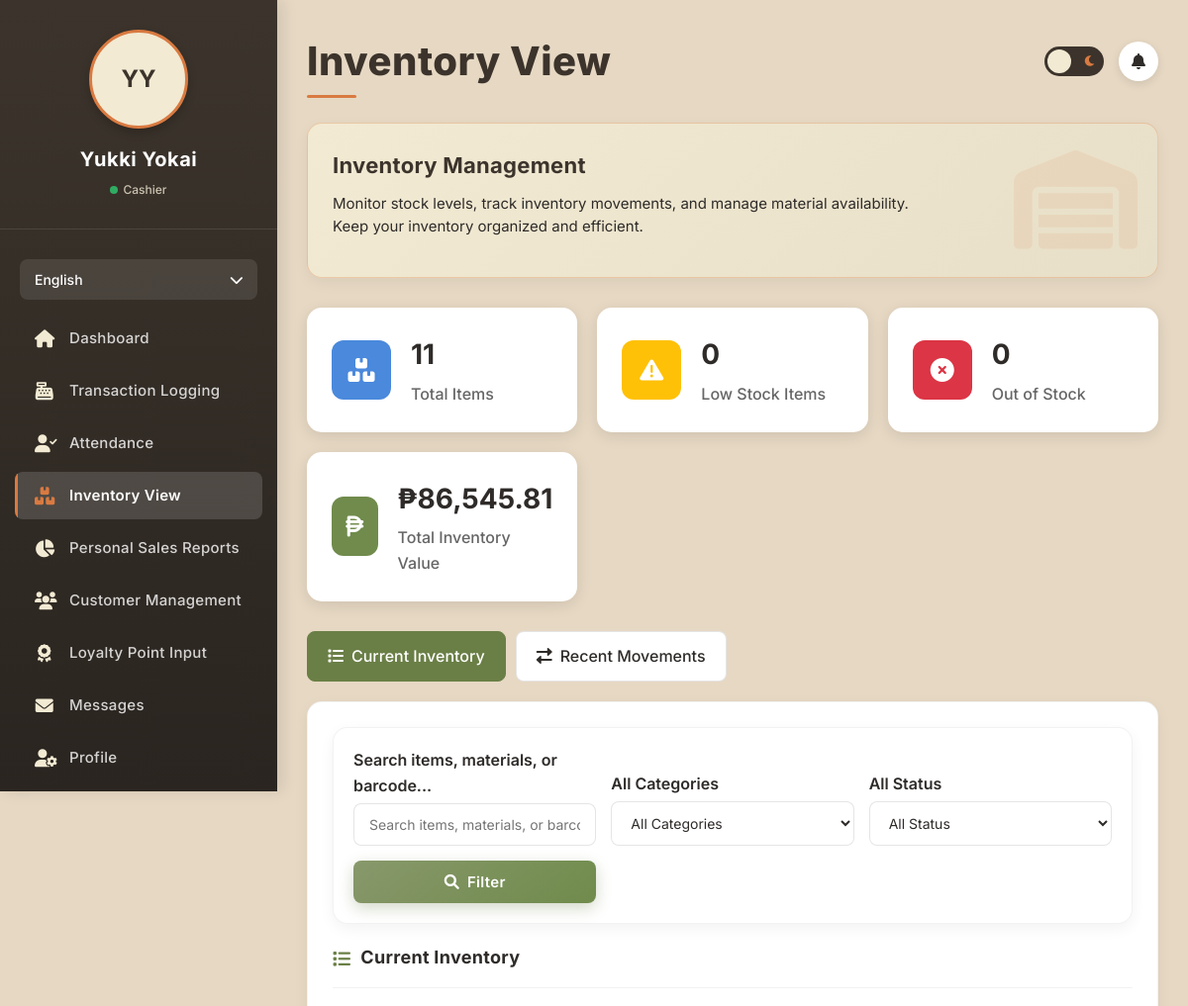
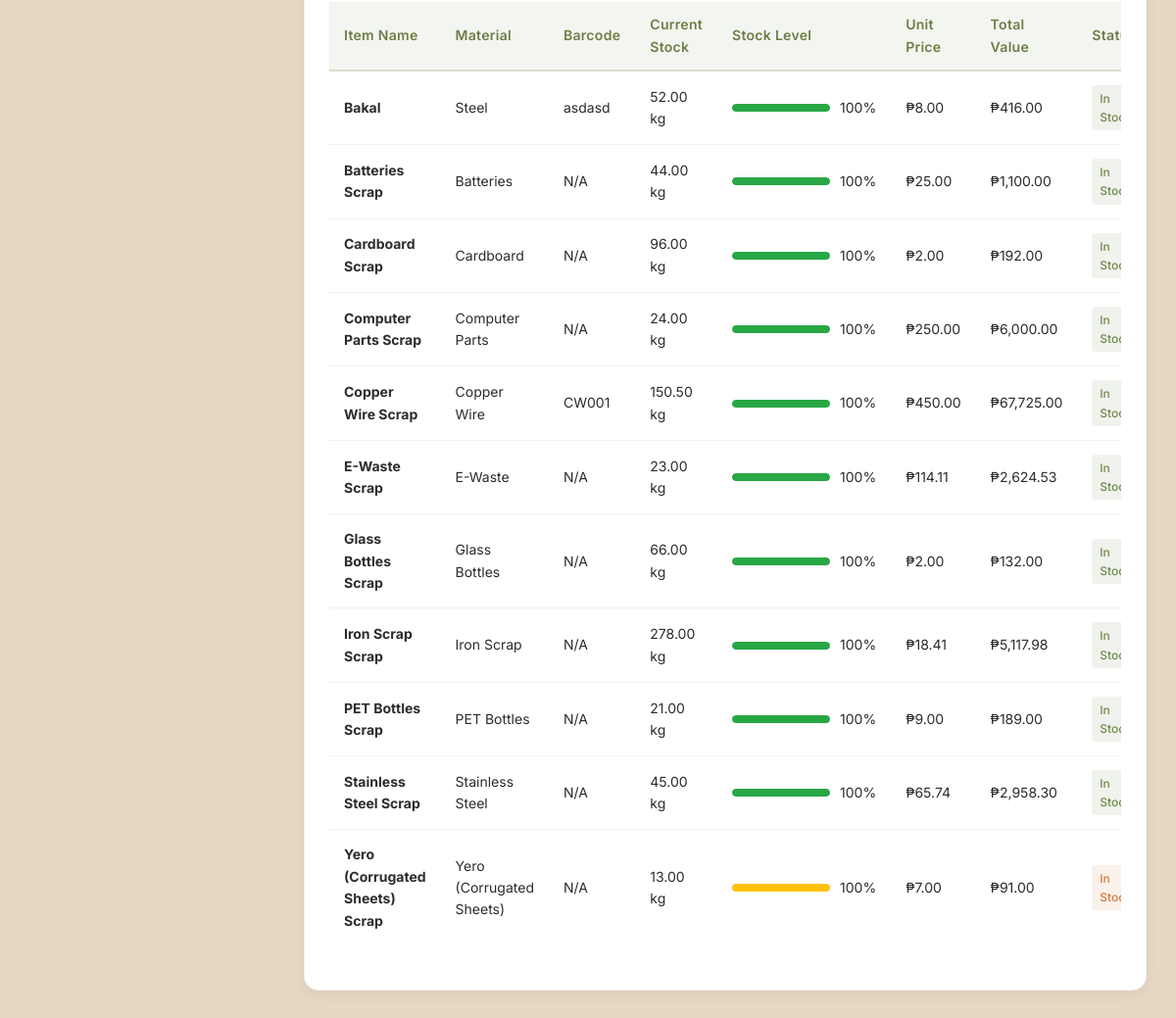
The app's page /Employee/inventory_view.php (signed in) with its own data (2 pictures, top to bottom).
### tables this page shows
CREATE TABLE `employees` (
  `id` int(11) NOT NULL AUTO_INCREMENT,
  `first_name` varchar(100) NOT NULL,
  `last_name` varchar(100) NOT NULL,
  `username` varchar(50) NOT NULL,
  `password_hash` varchar(255) NOT NULL,
  `is_verified` tinyint(1) NOT NULL DEFAULT 0,
  `role_id` int(11) NOT NULL,
  `contact_number` varchar(20) DEFAULT NULL,
  `email` varchar(100) DEFAULT NULL,
  `profile_photo` varchar(255) DEFAULT NULL,
  `resume` varchar(255) DEFAULT NULL,
  `is_active` tinyint(1) DEFAULT 1,
  `created_at` timestamp NOT NULL DEFAULT current_timestamp(),
  `updated_at` timestamp NOT NULL DEFAULT current_timestamp() ON UPDATE current_timestamp(),
  `address` text DEFAULT NULL,
  `two_factor_auth` tinyint(1) DEFAULT 0,
  `two_factor_secret` varchar(32) DEFAULT NULL,
  `backup_codes` text DEFAULT NULL,
  `last_login` datetime DEFAULT NULL,
  PRIMARY KEY (`id`),
  UNIQUE KEY `username` (`username`),
  KEY `fk_employee_role` (`role_id`),
  CONSTRAINT `fk_employee_role` FOREIGN KEY (`role_id`) REFERENCES `employee_roles` (`id`)
);

CREATE TABLE `employee_roles` (
  `id` int(11) NOT NULL AUTO_INCREMENT,
  `role_name` varchar(50) NOT NULL,
  `description` text DEFAULT NULL,
  `is_active` tinyint(1) DEFAULT 1,
  PRIMARY KEY (`id`)
);

CREATE TABLE `inventory_items` (
  `id` int(11) NOT NULL AUTO_INCREMENT,
  `material_id` int(11) NOT NULL,
  `category_id` int(11) NOT NULL,
  `condition_id` int(11) DEFAULT NULL,
  `item_name` varchar(100) NOT NULL,
  `barcode` varchar(50) DEFAULT NULL,
  `description` text DEFAULT NULL,
  `initial_stock` decimal(10,2) DEFAULT 0.00,
  `unit` varchar(20) DEFAULT 'kg',
  `image_url` varchar(255) DEFAULT NULL,
  `location` varchar(100) DEFAULT NULL,
  `notes` text DEFAULT NULL,
  `is_active` tinyint(1) DEFAULT 1,
  `user_id` int(11) DEFAULT NULL,
  `supplier_id` int(11) DEFAULT NULL,
  `created_at` timestamp NOT NULL DEFAULT current_timestamp(),
  `updated_at` timestamp NOT NULL DEFAULT current_timestamp() ON UPDATE current_timestamp(),
  `last_restock_date` date DEFAULT NULL,
  `current_stock` decimal(10,2) DEFAULT 0.00,
  `min_stock_level` decimal(10,2) DEFAULT 10.00,
  `low_stock_threshold` decimal(10,2) DEFAULT 10.00,
  PRIMARY KEY (`id`),
  UNIQUE KEY `barcode_unique` (`barcode`),
  KEY `fk_inventory_material` (`material_id`),
  KEY `fk_inventory_category` (`category_id`),
  KEY `fk_item_condition` (`condition_id`),
  KEY `fk_inventory_user` (`user_id`),
  KEY `fk_item_supplier` (`supplier_id`),
  CONSTRAINT `fk_inventory_category` FOREIGN KEY (`category_id`) REFERENCES `item_categories` (`id`) ON DELETE CASCADE,
  CONSTRAINT `fk_inventory_material` FOREIGN KEY (`material_id`) REFERENCES `materials` (`id`) ON DELETE CASCADE,
  CONSTRAINT `fk_inventory_user` FOREIGN KEY (`user_id`) REFERENCES `users` (`id`),
  CONSTRAINT `fk_item_condition` FOREIGN KEY (`condition_id`) REFERENCES `item_conditions` (`id`),
  CONSTRAINT `fk_item_supplier` FOREIGN KEY (`supplier_id`) REFERENCES `inventory_suppliers` (`id`)
);

CREATE TABLE `materials` (
  `id` int(11) NOT NULL AUTO_INCREMENT,
  `material_option` enum('Copper Wire','PET Bottles','Aluminum Cans','Cardboard','Steel','Glass Bottles','Computer Parts','Iron Scrap','Stainless Steel','E-Waste','Yero (Corrugated Sheets)','Batteries') DEFAULT NULL,
  `unit_price` decimal(10,2) NOT NULL,
  `trend_change` decimal(10,2) DEFAULT 0.00,
  `trend_direction` enum('up','down','equal') DEFAULT 'equal',
  `category_id` int(11) DEFAULT NULL,
  `status` enum('active','inactive') DEFAULT 'active',
  `is_featured` tinyint(1) DEFAULT 0,
  `is_recyclable` tinyint(1) DEFAULT 1,
  `weight_unit` enum('kg','g','lbs') DEFAULT 'kg',
  `created_at` timestamp NOT NULL DEFAULT current_timestamp(),
  `updated_at` timestamp NOT NULL DEFAULT current_timestamp() ON UPDATE current_timestamp(),
  PRIMARY KEY (`id`),
  UNIQUE KEY `name` (`material_option`),
  UNIQUE KEY `material_option` (`material_option`),
  UNIQUE KEY `material_option_2` (`material_option`),
  UNIQUE KEY `material_option_3` (`material_option`),
  UNIQUE KEY `material_option_4` (`material_option`),
  KEY `fk_materials_category` (`category_id`),
  CONSTRAINT `fk_materials_category` FOREIGN KEY (`category_id`) REFERENCES `item_categories` (`id`) ON DELETE SET NULL
);

### Employee/inventory_view.php (the view, shortened to what the rows shown need)
<?php
require_once 'db_connection.php';
$language = 'en';
$t = $translations[$language];
$employee_id = $_SESSION['employee_id'];
$query = "SELECT e.*, r.role_name
          FROM employees e
          JOIN employee_roles r ON e.role_id = r.id
          WHERE e.id = ?";
$stmt = $conn->prepare($query);
$stmt->bind_param("i", $employee_id);
$stmt->execute();
$result = $stmt->get_result();
$employee = $result->fetch_assoc();
$employee_name = $employee['first_name'] . ' ' . $employee['last_name'];
$employee_role = $employee['role_name'];
$query = "SELECT i.*, m.material_option, m.unit_price, m.category_id,
          CASE
            WHEN i.current_stock <= i.low_stock_threshold THEN 'Low Stock'
            WHEN i.current_stock = 0 THEN 'Out of Stock'
            ELSE 'In Stock'
          END as stock_status,
          CASE
            WHEN i.current_stock <= i.low_stock_threshold THEN 'danger'
            WHEN i.current_stock <= (i.low_stock_threshold * 1.5) THEN 'warning'
            ELSE 'success'
          END as status_class
         FROM inventory_items i
         JOIN materials m ON i.material_id = m.id
         WHERE i.is_active = 1";
$query .= " ORDER BY i.item_name ASC";
$stmt = $conn->prepare($query);
$stmt->execute();
$result = $stmt->get_result();
$inventory_items = [];
while ($row = $result->fetch_assoc()) {
    $inventory_items[] = $row;
}
$active_tab = isset($_GET['tab']) && $_GET['tab'] === 'recent_movements' ? 'recent_movements' : 'current_inventory';
?>
<!DOCTYPE html>
<html lang="en">
<head>
    <link rel="stylesheet" href="https://cdnjs.cloudflare.com/ajax/libs/font-awesome/6.0.0-beta3/css/all.min.css">
</head>
<body>
    <div class="sidebar" id="sidebar">
        <div class="sidebar-header">
            <div class="user-avatar">
                <?php if (!empty($employee['profile_photo']) && file_exists($employee['profile_photo'])): ?>
                    <img src="<?php echo htmlspecialchars($employee['profile_photo']); ?>" alt="Profile">
                <?php else: ?>
                    <?php echo strtoupper(substr($employee['first_name'], 0, 1) . substr($employee['last_name'], 0, 1)); ?>
                <?php endif; ?>
            </div>
            <div class="user-name"><?php echo htmlspecialchars($employee_name); ?></div>
            <div class="user-status">
                <span class="status-indicator"></span>
                <span><?php echo htmlspecialchars($employee_role); ?></span>
            </div>
        </div>
    </div>
    <div class="main-content">
        <div class="header">
            <h1 class="page-title"><?php echo $t['inventory_view']; ?></h1>
        </div>
        <div class="welcome-banner">
            <div class="welcome-content">
                <h2><?php echo $t['inventory_management']; ?></h2>
            </div>
        </div>
        <div id="current-inventory" class="dashboard-card" style="<?php echo $active_tab === 'current_inventory' ? 'display: block;' : 'display: none;'; ?>">
            <div class="card-header">
                <h2 class="card-title"><i class="fas fa-list"></i> <?php echo $t['current_inventory']; ?></h2>
            </div>
            <?php if (!empty($inventory_items)): ?>
                <div class="table-responsive">
                    <table>
                        <thead>
                            <tr>
                                <th><?php echo $t['item_name']; ?></th>
                                <th><?php echo $t['material']; ?></th>
                                <th><?php echo $t['barcode']; ?></th>
                                <th><?php echo $t['current_stock']; ?></th>
                                <th><?php echo $t['stock_level']; ?></th>
                                <th><?php echo $t['unit_price']; ?></th>
                                <th><?php echo $t['total_value']; ?></th>
                                <th><?php echo $t['status']; ?></th>
                            </tr>
                        </thead>
                        <tbody>
                            <?php foreach ($inventory_items as $item): ?>
                                <tr>
                                    <td><strong><?php echo htmlspecialchars($item['item_name']); ?></strong></td>
                                    <td><?php echo htmlspecialchars($item['material_option']); ?></td>
                                    <td><?php echo htmlspecialchars($item['barcode'] ?? 'N/A'); ?></td>
                                    <td><?php echo number_format($item['current_stock'], 2); ?> <?php echo htmlspecialchars($item['unit']); ?></td>
                                    <td>
                                        <div class="stock-level">
                                            <div class="stock-bar">
                                                <?php
                                                $percentage = $item['min_stock_level'] > 0 ? min(100, ($item['current_stock'] / $item['min_stock_level']) * 100) : 0;
                                                $fillClass = $item['status_class'];
                                                ?>
                                                <div class="stock-fill <?php echo $fillClass; ?>" style="width: <?php echo $percentage; ?>%"></div>
                                            </div>
                                            <span><?php echo number_format($percentage, 0); ?>%</span>
                                        </div>
                                    </td>
                                    <td>₱<?php echo number_format($item['unit_price'], 2); ?></td>
                                    <td>₱<?php echo number_format($item['current_stock'] * $item['unit_price'], 2); ?></td>
                                    <td>
                                        <span class="badge badge-<?php echo $item['status_class']; ?>">
                                            <?php echo htmlspecialchars($item['stock_status']); ?>
                                        </span>
                                    </td>
                                </tr>
                            <?php endforeach; ?>
                        </tbody>
                    </table>
                </div>
            <?php endif; ?>
        </div>
    </div>
</body>
</html>

### records on screen
employees: first_name+last_name "YY", employee_name "Yukki Yokai", role.role_name "Cashier"
inventory_items: item_name "Bakal", material.material_option "Steel", barcode "asdasd", current_stock "52.00", unit "kg", percentage "100", material.unit_price "8.00", $item['current_stock']*$item['unit_price'] "416.00", stock_status "In…"
inventory_items: item_name "Batteries Scrap", material.material_option "Batteries", barcode "N/A", current_stock "44.00", unit "kg", percentage "100", material.unit_price "25.00", $item['current_stock']*$item['unit_price'] "1,100.00", stock_status "In…"
inventory_items: item_name "Cardboard Scrap", material.material_option "Cardboard", barcode "N/A", current_stock "96.00", unit "kg", percentage "100", material.unit_price "2.00", $item['current_stock']*$item['unit_price'] "192.00", stock_status "In…"
inventory_items: item_name "Computer Parts Scrap", material.material_option "Computer Parts", barcode "N/A", current_stock "24.00", unit "kg", percentage "100", material.unit_price "250.00", $item['current_stock']*$item['unit_price'] "6,000.00", stock_status "In…"
inventory_items: item_name "Copper Wire Scrap", material.material_option "Copper Wire", barcode "CW001", current_stock "150.50", unit "kg", percentage "100", material.unit_price "450.00", $item['current_stock']*$item['unit_price'] "67,725.00", stock_status "In…"
inventory_items: item_name "E-Waste Scrap", material.material_option "E-Waste", barcode "N/A", current_stock "23.00", unit "kg", percentage "100", material.unit_price "114.11", $item['current_stock']*$item['unit_price'] "2,624.53", stock_status "In…"
inventory_items: item_name "Glass Bottles Scrap", material.material_option "Glass Bottles", barcode "N/A", current_stock "66.00", unit "kg", percentage "100", material.unit_price "2.00", $item['current_stock']*$item['unit_price'] "132.00", stock_status "In…"
inventory_items: item_name "Iron Scrap Scrap", material.material_option "Iron Scrap", barcode "N/A", current_stock "278.00", unit "kg", percentage "100", material.unit_price "18.41", $item['current_stock']*$item['unit_price'] "5,117.98", stock_status "In…"
inventory_items: item_name "PET Bottles Scrap", material.material_option "PET Bottles", barcode "N/A", current_stock "21.00", unit "kg", percentage "100", material.unit_price "9.00", $item['current_stock']*$item['unit_price'] "189.00", stock_status "In…"
inventory_items: item_name "Stainless Steel Scrap", material.material_option "Stainless Steel", barcode "N/A", current_stock "45.00", unit "kg", percentage "100", material.unit_price "65.74", $item['current_stock']*$item['unit_price'] "2,958.30", stock_status "In…"
inventory_items: item_name "Yero (Corrugated Sheets) Scrap", material.material_option "Yero (Corrugated Sheets)", barcode "N/A", current_stock "13.00", unit "kg", percentage "100", material.unit_price "7.00", $item['current_stock']*$item['unit_price'] "91.00", stock_status "In…"

### other values on screen
$t['dashboard'] "Dashboard"
$t['transaction_logging'] "Transaction Logging"
$t['attendance'] "Attendance"
$t['inventory_view'] "Inventory View"
$t['sales_reports'] "Personal Sales Reports"
$t['customer_management'] "Customer Management"
$t['loyalty_points'] "Loyalty Point Input"
$t['messages'] "Messages"
$t['profile'] "Profile"
$t['inventory_management'] "Inventory Management"
$t['monitor_stock'] "Monitor stock levels, track inventory movements, and manage material availability. Keep your inventory organized and efficient."
$stats['total_items'] "11"
$t['total_items'] "Total Items"
$stats['low_stock_items'] "0"
$t['low_stock_items'] "Low Stock Items"
